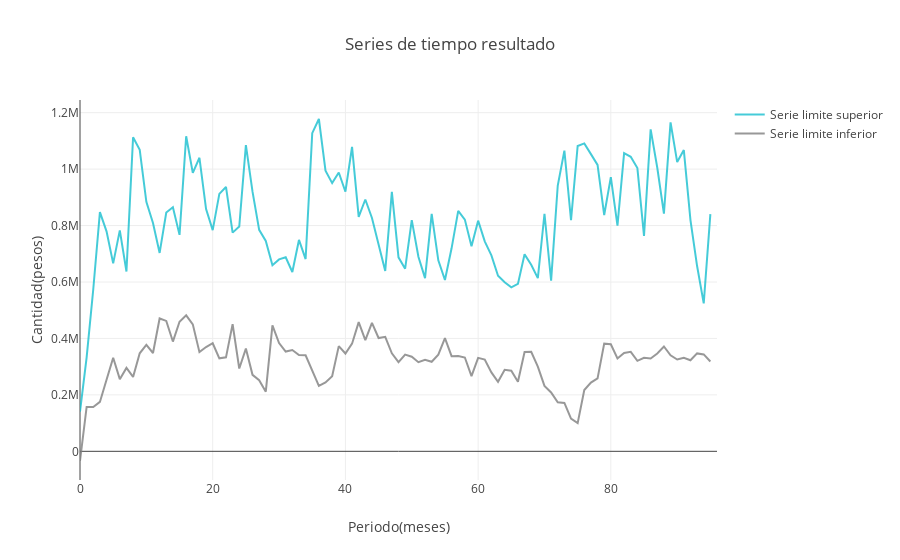

Write notebook code for a chart like this one.
### Code cell
def timeseries(diccionario,var_to_analyze):
    serie_0 = go.Scatter(
                x=a['meses'],
                y=a['valores'],
                name = "Serie limite superior",
                line = dict(color = '#17BECF'),
                opacity = 0.8)

    serie_1 = go.Scatter(
                x=b['meses'],
                y=b['valores'],
                name = "Serie limite inferior",
                line = dict(color = '#7F7F7F'),
                opacity = 0.8)

    data = [serie_0,serie_1]

    layout = dict(
    title = ('Series de tiempo '+ var_to_analyze),
    xaxis=dict(range = [0,96],title='Periodo(meses)'),
    yaxis=dict(title='Cantidad(pesos)')
    )
    
    fig = dict(data=data, layout=layout)
    #data1 = pd.Series(serie_superior)
    #describemax = pd.DataFrame(data=data1.describe())
    #describemax.rename(columns={0:'Estadística serie superior'},inplace=True)
    #data2 = pd.Series(serie_inferior)
    #describemin = pd.DataFrame(data=data2.describe())
    #describemin.rename(columns={0:'Estadística serie inferior'},inplace=True)
    #print(describemin)
    #print(describemax)
    return(iplot(fig, filename = "Series de tiempo"))
timeseries(data,var_to_analyze)
